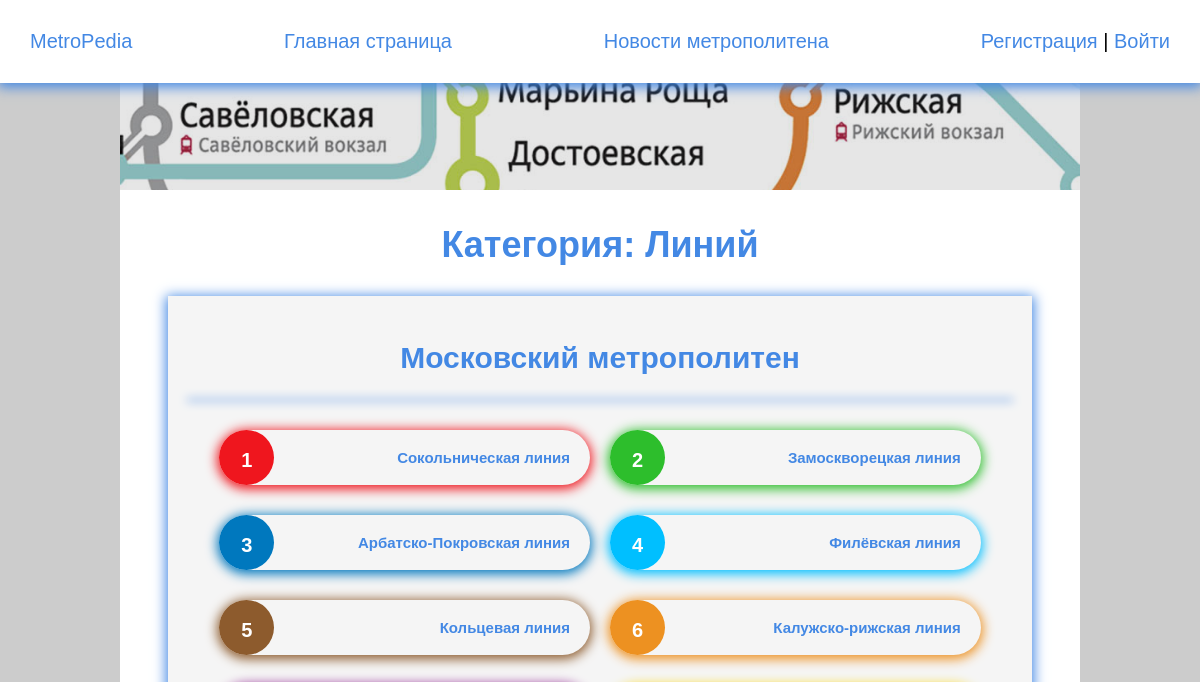
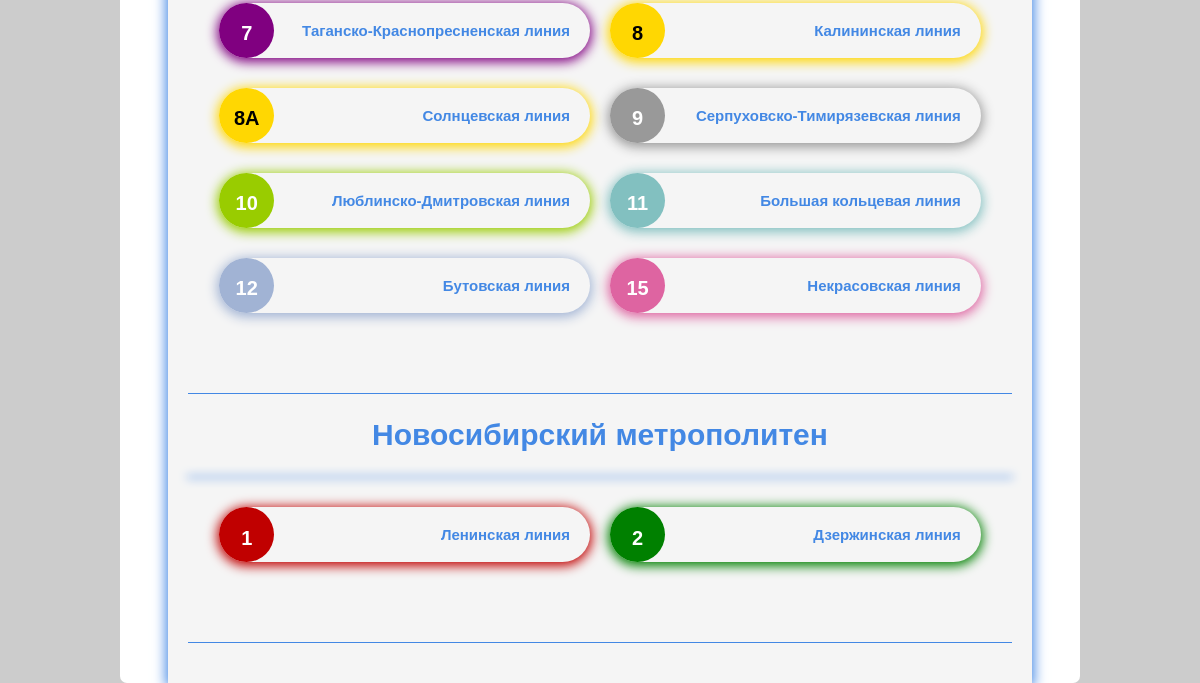
Page /wiki/line/ on the earlier database version (2 pictures, top to bottom).
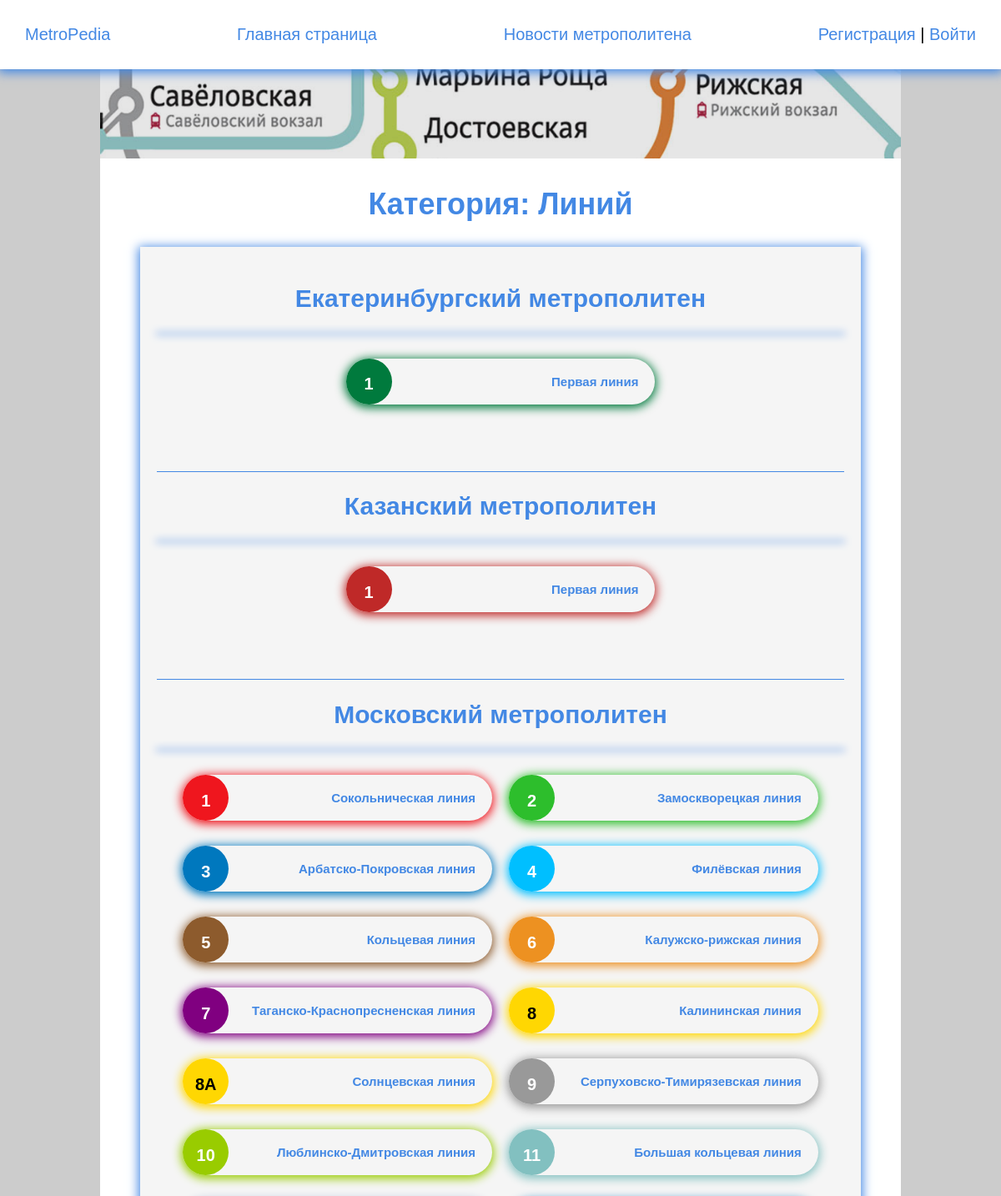
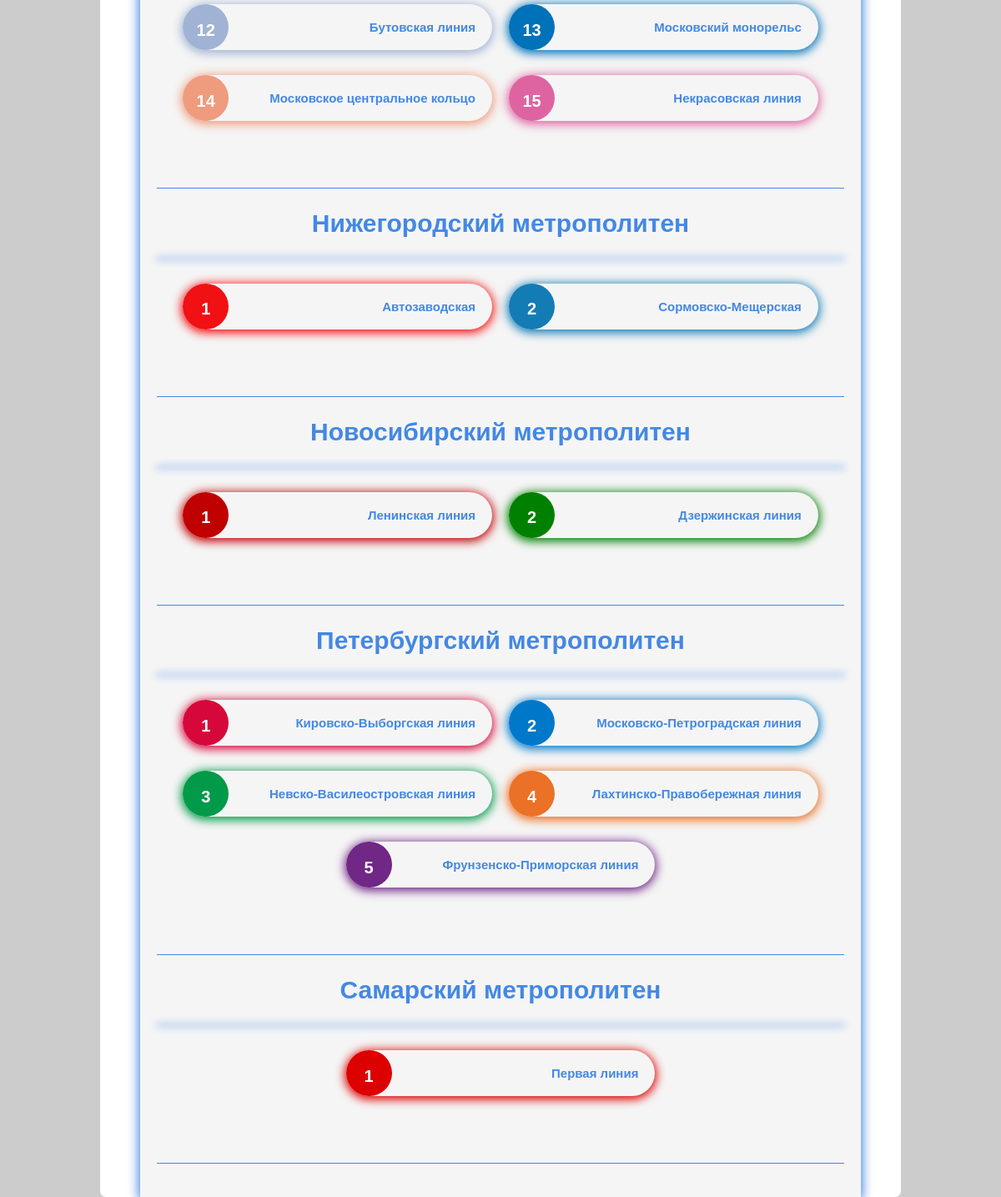
Same page on the later database version (2 pictures, top to bottom).
### metro_wiki/models.py (models this page shows, shortened)
class City(models.Model):
    title = models.CharField(max_length=100, blank=False, verbose_name='Название метрополитена')
    slug = models.CharField(max_length=100, blank=False, unique=True, verbose_name='Ссылка')
    image = models.ImageField(upload_to='images/%Y/%M/%D', blank=True, verbose_name='Картинка')
    content = models.TextField(blank=True, null=True, verbose_name='Текст')
    class Meta:
        verbose_name = 'Город'
        verbose_name_plural = 'Города'
        ordering = ['title']

class Line(models.Model):
    title = models.CharField(max_length=100, blank=False, verbose_name='Название линий')
    slug = models.CharField(max_length=100, blank=False, unique=True, verbose_name='Ссылка')
    content = models.TextField(blank=True, null=True, verbose_name='Текст')
    number = models.CharField(max_length=3, blank=True, verbose_name='Номер линий')
    color_text = ColorField(default='#FFFFFF', verbose_name='Цвет текста')
    color = ColorField(default='#EF161E', verbose_name='Цвет')
    city = models.ForeignKey(City, on_delete=models.PROTECT, verbose_name='Город')
    image = models.ImageField(upload_to='images/%Y/%M/%D', blank=True, verbose_name='Картинка')
    def get_absolute_url(self):
        return reverse('line', kwargs={'line_slug': self.slug})
    class Meta:
        verbose_name = 'Линия'
        verbose_name_plural = 'Линии'
        ordering = ['number', 'title']

### metro_wiki/views.py (the view)
# urls.py: path('line/', Lines.as_view(), name='lines'),
class Lines(DataMixin, ListView):
    model = Line
    template_name = 'wiki/categories/lines.html'
    context_object_name = 'lines'
    def get_context_data(self, *, object_list=None, **kwargs):
        context = super().get_context_data(**kwargs)
        context['cities'] = City.objects.all
        context['lines'] = Line.objects.extra(select={'sorted_num': 'CAST(number AS INTEGER)'})\
            .order_by('sorted_num')
        c_def = self.get_user_context(title='Линий')
        return dict(list(context.items()) + list(c_def.items()))

### main_page/utils.py (called while the page is built)
    def get_user_context(self, **kwargs):
        context = kwargs
        user_menu = menu.copy()
        if not self.request.user.is_authenticated:
            user_menu.pop(-1)
        context['menu'] = user_menu
        context['cats'] = cats
        if 'cat_selected' not in context:
            context['cat_selected'] = 0
        return context

### metro_wiki/templates/wiki/categories/lines.html (shortened to what this page needs)
{% extends 'main_page/base.html' %}
{% load static %}
{% block content %}
<main class="content post_style">
    <section class="wrap_post">
        <img class="preview_img" src="{% static 'images/lines.jpg' %}" alt="cities_image">
        <h1 class="cat_title">Категория: Линий</h1>
        <ul class="cities_line_list">
            {% for city in cities %}
            <li>
                <h1>{{ city.title }}</h1>
                <ul class="vertical_lines_cat_list">
                    {% for line in lines %}
                    {% if line.city == city %}
                    <li class="element color_hover"
                        style="box-shadow: 0px 2px 12px 2px {{ line.color }}; --ch:{{ line.color }};">
                        <a href="{{ line.get_absolute_url }}">
                            <div class="circle_line" style="background: {{ line.color }};">
                                <p style="color: {{ line.color_text }};">{{ line.number }}</p>
                            </div>
                            <h2 style="--cth:{{ line.color_text }};">{{ line.title | truncatechars:50 }}</h2>
                        </a>
                    </li>
                    {% endif %}
                    {% endfor %}
                </ul>
                <hr class="hr-line">
            </li>
            {% endfor %}
        </ul>
    </section>
</main>
{% endblock %}

Differences in the rows shown:
added City: title "Екатеринбургский метрополитен"
added Line: number "1", title "Первая линия", color "#007A3D" (drawn), shown under "Екатеринбургский метрополитен"
added City: title "Казанский метрополитен"
added Line: number "1", title "Первая линия", color "#BF2928" (drawn), shown under "Казанский метрополитен"
added Line: number "13", title "Московский монорельс", color "#0072B9" (drawn), shown under City "Московский метрополитен"
added Line: number "14", title "Московское центральное кольцо", color "#EF9B7E" (drawn), shown under City "Московский метрополитен"
added City: title "Нижегородский метрополитен"
added Line: number "1", title "Автозаводская", color "#F11013" (drawn), shown under "Нижегородский метрополитен"
added Line: number "2", title "Сормовско-Мещерская", color "#137CB5" (drawn), shown under "Нижегородский метрополитен"
added City: title "Петербургский метрополитен"
added Line: number "1", title "Кировско-Выборгская линия", color "#D6083B" (drawn), shown under "Петербургский метрополитен"
added Line: number "2", title "Московско-Петроградская линия", color "#0078C9" (drawn), shown under "Петербургский метрополитен"
added Line: number "3", title "Невско-Василеостровская линия", color "#009A49" (drawn), shown under "Петербургский метрополитен"
added Line: number "4", title "Лахтинско-Правобережная линия", color "#EA7125" (drawn), shown under "Петербургский метрополитен"
added Line: number "5", title "Фрунзенско-Приморская линия", color "#702785" (drawn), shown under "Петербургский метрополитен"
added City: title "Самарский метрополитен"
added Line: number "1", title "Первая линия", color "#DD0000" (drawn), shown under "Самарский метрополитен"
